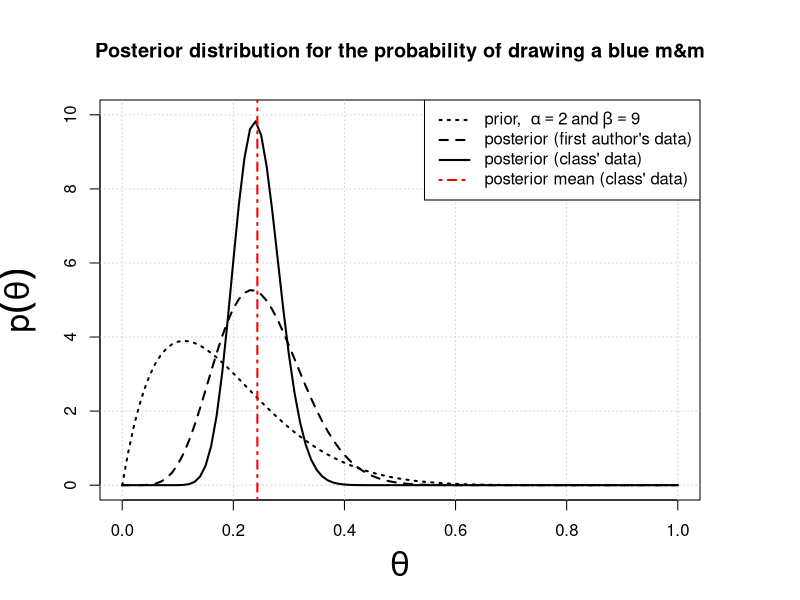
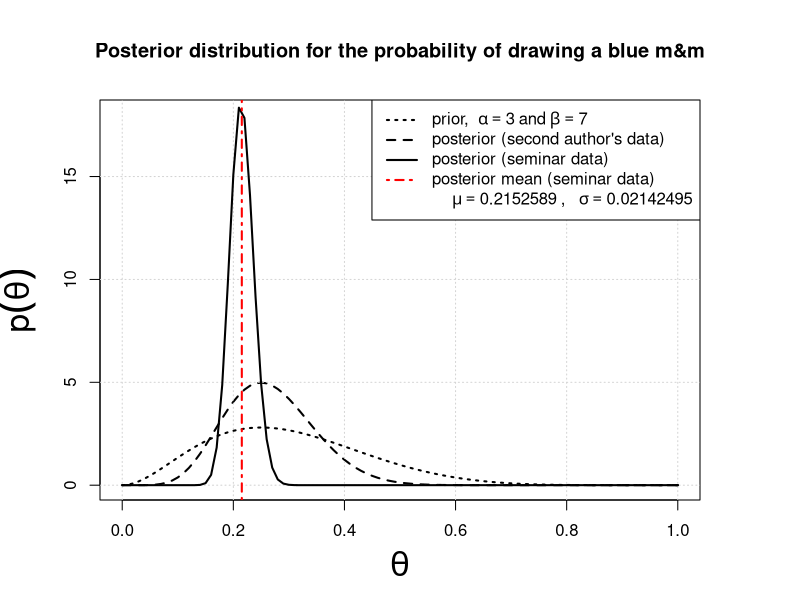

Write the R code that produced these figures, in order.
# script to make plots for publication
# function to calculate the expected value of theta (the mean) of the posterior
mean.beta = function( a, b ){ 
  a/(a+b)
}

# function ot calculate the posterior variance
var.beta = function( a, b, n, y){
  (a + y)*(b + n - y)/( (a + b + n)^2 * (a + b + n + 1) )
}

# hyperparameters for beta prior, chosen as a class
aclass = 2
bclass = 9

# Author's data from class
# data from author's bag of m&m's
mmdata = read.table(file = "MandM_data/MandM_data_author1.txt", header=TRUE, skip=1)

# total number of m&ms in my bag
ntotal = nrow(mmdata)
# total number of blues in my bag
nblues = sum(mmdata$colour=="blue")

# total number of m&ms in class
nblueclass = 25
ntotalclass = 100

# mean and variance of posterior distribution from all data
totalmean = mean.beta(a = (aclass + nblueclass) , b = (bclass + ntotalclass - nblueclass) )
totalvar = var.beta(a = aclass, b = bclass, n = ntotalclass, y = nblueclass)

# plot the posterior distribution for my bag of m&m's, with the prior, and the posterior for the entire classes' m&m's

pdf("posterior_class.pdf", useDingbats = FALSE)
par(mar=c(5,5,5,5))

curve(dbeta(x, shape1 = (aclass + nblues), shape2 = (bclass + ntotal - nblues)), xlab = expression(theta), ylab = expression(p(theta)) , main = "Posterior distribution for the probability of drawing a blue m&m", cex.lab=2, lwd=2, ylim=c(0,10), lty=2)

grid()

# add the prior to show how it changed
curve(dbeta(x, shape1 = aclass, shape2 = bclass), lwd=2, lty=3, add=TRUE)

# add the posterior using the entire class' data
curve(dbeta(x, shape1 = (aclass + nblueclass), shape2 = (bclass + ntotalclass - nblueclass)), lwd=2, lty=1, add=TRUE)

# add a vertical line to show the mean of the posterior for all the data
abline(v = totalmean, lty=4, lwd=2, col="red")

legend("topright", legend = c( as.expression(bquote("prior, "~alpha == .(aclass)~"and"~beta == .(bclass))), "posterior (first author's data)", "posterior (class' data)", "posterior mean (class' data)"), lty=c(3,2,1,4), lwd=2, col=c("black", "black", "black", "red"))

dev.off()

######
# hyperparameters for beta prior, chosen by Seminar members
aSeminar = 3
bSeminar = 7

  
# load data from seminar 
seminar = read.csv(file = "MandM_data/SEMINAR_mmsTallyCLVTennessee.csv", stringsAsFactors = FALSE, row.names = 1)

# author's m&m's
nbluesAuthor = sum(seminar["d", "Blue" ])
ntotalAuthor = sum(seminar["d", ])

# m&ms data in Seminar seminar
nblueSeminar = sum(seminar$Blue)
ntotalSeminar = sum(seminar)

# mean and variance of posterior distribution from all data in seminar
totalmeanSeminar = mean.beta(a = (aSeminar + nblueSeminar) , b = (bSeminar + ntotalSeminar - nblueSeminar) )
totalvarSeminar = var.beta(a = aSeminar, b = bSeminar, n = ntotalSeminar, y = nblueSeminar)


# make a pdf file of 
pdf("posterior_seminar.pdf", useDingbats = FALSE)
par(mar=c(5,5,5,5))

curve(dbeta(x, shape1 = (aSeminar + nbluesAuthor), shape2 = (bSeminar + ntotalAuthor - nbluesAuthor)), xlab = expression(theta), ylab = expression(p(theta)) , main = "Posterior distribution for the probability of drawing a blue m&m", cex.lab=2, lwd=2, ylim=c(0,18), lty=2)

grid()

# add the prior to show how it changed
curve(dbeta(x, shape1 = aSeminar, shape2 = bSeminar), lwd=2, lty=3, add=TRUE)

# add the posterior using the entire class' data
curve(dbeta(x, shape1 = (aSeminar + nblueSeminar), shape2 = (bSeminar + ntotalSeminar - nblueSeminar)), lwd=2, lty=1, add=TRUE)

# add a vertical line to show the mean of the posterior for all the data
abline(v = totalmeanSeminar, lty=4, lwd=2, col="red")

legend("topright", legend = c( as.expression(bquote("prior, "~alpha == .(aSeminar)~"and"~beta == .(bSeminar))), "posterior (second author's data)", "posterior (seminar data)", 
                               "posterior mean (seminar data)",
                               as.expression(bquote(~~~~~mu==.(totalmeanSeminar)~", "~~sigma== .(sqrt(totalvarSeminar))) )), lty=c(3,2,1,4, NA), lwd=2, col=c("black", "black", "black", "red"))

dev.off()

